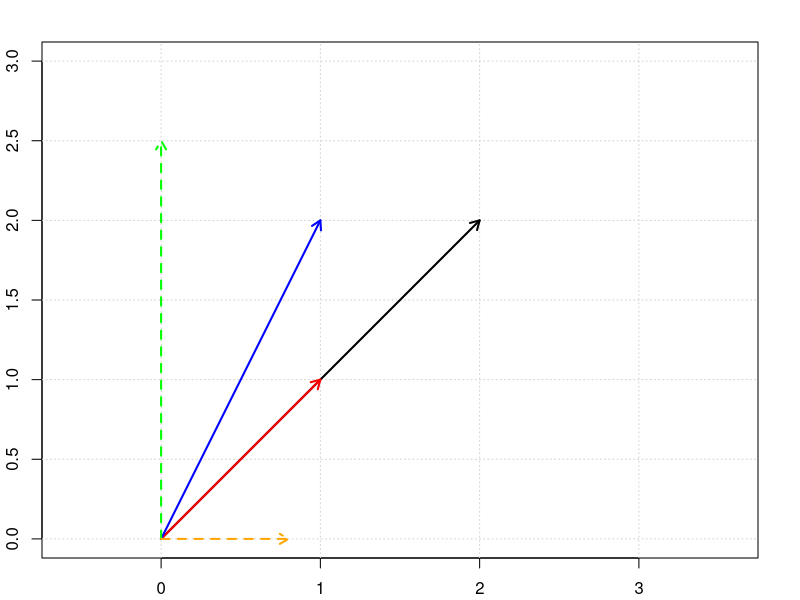

This chart was generated by the following R code:
## ---- chunk 1
plot.vector <- function(vec = c(1, 1), newPlot = TRUE) {
  if (newPlot) {
    plot(0,
      type = "n", xlim = c(-2, 2),
      ylim = c(-4, 4), asp = 1
    )
    grid(
      nx = NULL, ny = NULL,
      col = "lightgray", lty = "dotted"
    )
  }
  arrows(0, 0, vec[1], vec[2],
    length = 0.1,
    angle = 30, lwd = 2
  )
}
## ---- chunk 2
plot.vector <- function(vec = c(1, 1), newPlot = FALSE,
                        label = "", ...) {
  if (newPlot) {
    default_args <- list(
      xlim = c(-2, 2), ylim = c(-2, 2),
      asp = 1, col = "black"
    )
  } else {
    default_args <- list(
      length = 0.1, angle = 30, lwd = 2,
      col = "black"
    )
  }
  user_args <- list(...)
  args <- modifyList(default_args, user_args)
  if (newPlot) {
    do.call("plot", c(list(0, type = "n"), args))
    grid(
      nx = NULL, ny = NULL, col = "lightgray",
      lty = "dotted"
    )
  } else {
    do.call("arrows", c(list(0, 0, vec[1], vec[2]), args))
    text(
      x = vec[1], y = vec[2], labels = label, pos = 3,
      col = args$col
    )
  }
}
## ---- chunk 3
par <- par(mar = c(2, 2, 2, 2) + 0.1)
plot.vector(newPlot = TRUE, xlim = c(0, 3), ylim = c(0, 3))
plot.vector(vec = c(2, 2), col = "black")
plot.vector(vec = c(1, 1), col = "red")
plot.vector(vec = c(1, 2), col = "blue")
plot.vector(vec = c(0, 2.5), col = "green", lty = 2)
plot.vector(vec = c(0.8, 0), col = "orange", lty = 2)
